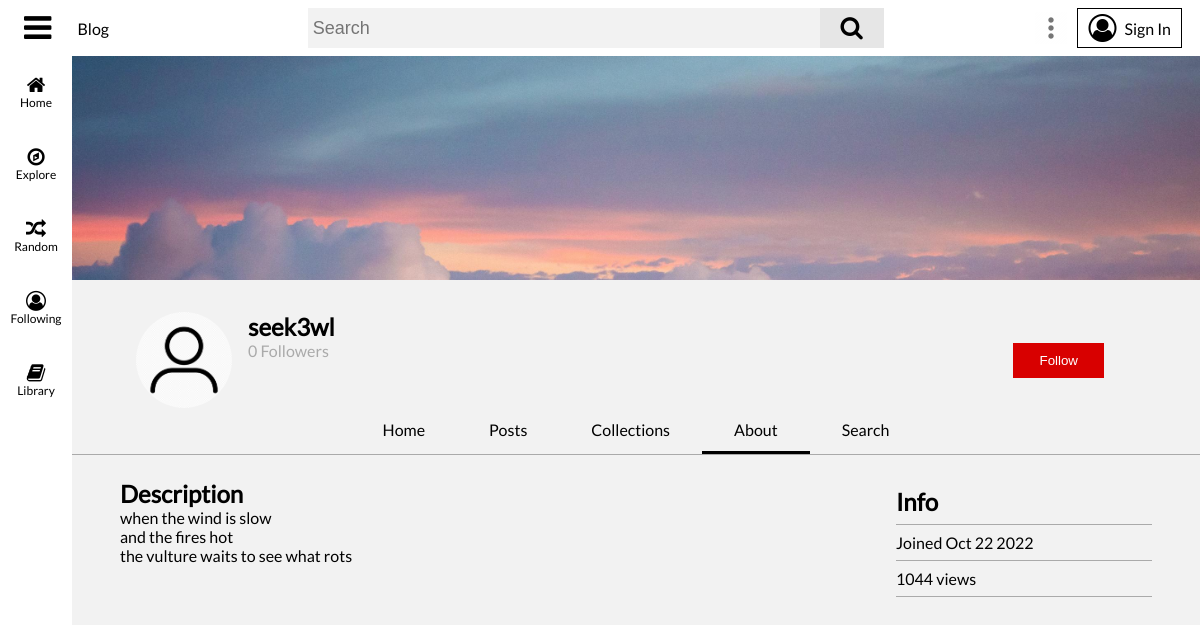
The page /user/seek3wl/about on the database its author committed.
### flaskblog/models.py (models this page shows, shortened)
class User(db.Model, UserMixin):
	id = db.Column(db.Integer, primary_key=True)
	username = db.Column(db.String(16), unique=True, nullable=False)
	email = db.Column(db.String(120), unique=True, nullable=False)
	image_file = db.Column(db.String(20), nullable=False, default='default.jpg')
	banner_image = db.Column(db.String(20), nullable=False, default='default_banner.jpg')
	description = db.Column(db.String(120), nullable=True)
	password = db.Column(db.String(60), nullable=False)
	security_question = db.Column(db.String(120), nullable=True)
	security_question_answer = db.Column(db.String(120), nullable=True)
	date_joined = db.Column(db.DateTime, default=datetime.utcnow, nullable=False)
	following = db.relationship('User', secondary=user_user_follow,
								primaryjoin=id == user_user_follow.c.follower_user_id,
								secondaryjoin=id == user_user_follow.c.following_user_id,
								backref='followers')
	media_uploads = db.relationship('Media', backref='uploader', lazy=True)
	posts_cached = db.relationship('PostCache', backref='cache_author', lazy=True)
	posts = db.relationship('Post', backref='author', lazy=True)
	posts_viewed = db.relationship('Post', secondary=user_post_view, backref='viewers')
	posts_liked = db.relationship('Post', secondary=user_post_like, backref='post_likers')
	posts_disliked = db.relationship('Post', secondary=user_post_dislike, backref='post_dislikers')
	featured_post_id = db.Column(db.Integer, nullable=True)
	comments = db.relationship('Comment', backref='author', lazy=True)
	comments_liked = db.relationship('Comment', secondary=user_comment_like, backref='comment_likers')
	comments_disliked = db.relationship('Comment', secondary=user_comment_dislike, backref='comment_dislikers')
	collections = db.relationship('Collection', backref='author', lazy=True)

### flaskblog/users/routes.py (the view, shortened to what this page needs)
@users.route('/user/<string:username>/about', methods=["GET", "POST"])
def user_about(username):
	form = None
	user = User.query.filter_by(username=username).first_or_404()
	if request.method == "GET":
		user_followed = False
		if current_user.is_authenticated:
			form = UpdateDescriptionForm()
			if user in current_user.following:
				user_followed = True
		user_date_joined = user.date_joined.strftime("%b %d %Y")
		user_total_views = 0
		for post in user.posts:
			user_total_views += post.views
		return render_template('user_about.html', title=username, user=user, user_followed=user_followed,
							   user_date_joined=user_date_joined, user_total_views=user_total_views, form=form)

### flaskblog/main/forms.py
class SearchForm(FlaskForm):
    searched = SearchField(validators=[DataRequired()])

### flaskblog/main/routes.py (called while the page is built)
@main.app_context_processor
def inject_template_globals():
	if current_user.is_authenticated:
		image_file_2 = current_user.image_file
	else:
		image_file_2 = 'default.jpg'
	has_post_cache = False
	if current_user.is_authenticated:
		if PostCache.query.filter_by(user_id=current_user.id):
			has_post_cache = True
	return dict(image_file=url_for('static', filename=f'images/profile_pics/{image_file_2}'), SearchForm=SearchForm(),
				has_post_cache=has_post_cache)

### flaskblog/templates/user_about.html
{% extends 'base.html' %}
{% block body %}
	<div id="main-body-nm">
		<div id="user-page-header">
			<img id="user-page-header-background" src="{{ url_for('static', filename='images/banners/' + user.banner_image) }}">
			<div id="user-page-header-info">
				<div style="display: flex;">
					<img class="followed-user-img" height="96" width="96" draggable="false" src="{{ url_for('static', filename='images/profile_pics/' + user.image_file) }}">
					<div id="user-page-header-info-info">
						<h2>{{ user.username }}</h2>
						<span class="text-muted">{{ length(user.followers) }} Followers</span>
					</div>
				</div>
				<div>
					{% if current_user.is_authenticated %}
						{% if current_user != user %}
							{% if user_followed %}
								<button class="following-button" style="margin-right: 32px;">Following</button>
							{% else %}
								<button class="follow-button" style="margin-right: 32px;">Follow</button>
							{% endif %}
						{% endif %}
					{% else %}
						<a href="{{ url_for('users.signin', next=url_for('users.user_page', username=user.username)|unquote) }}">
							<button class="follow-button" style="margin-right: 32px;">Follow</button>
						</a>
					{% endif %}
				</div>
			</div>
			<div id="user-page-nav-container">
				<nav id="user-page-nav">
					<div class="user-page-nav-item" onclick="redirect(`{{ url_for('users.user_page', username=user.username) }}`)">
						Home
					</div>
					<div class="user-page-nav-item" onclick="redirect(`{{ url_for('users.user_posts', username=user.username) }}`)">
						Posts
					</div>
					<div class="user-page-nav-item" onclick="redirect(`{{ url_for('users.user_collections', username=user.username) }}`)">
						Collections
					</div>
					<div class="user-page-nav-item-selected">
						About
					</div>
					<div class="user-page-nav-item">
						Search
					</div>
				</nav>
			</div>
			<div id="user-page-body" style="flex-direction: row; gap: 64px;">
				<div id="user-description-container">
					{% if current_user == user %}
						{% if user.description %}
							<h2>Description</h2>
							<p id="user-description" style="display: block;">{{ user.description }}</p>
							<button id="edit-description-button" type="button" onclick="edit_description_toggle()" style="display: block;">Edit Description</button>
							<form id="user-description-form" method="POST" style="display: none;">
								{{ form.hidden_tag() }}
								{{ form.description(id="user-description-textarea", placeholder="Enter a description about yourself...") }}
								<script type="text/javascript">
									document.querySelector("#user-description-textarea").value = `{{ user.description }}`
								</script>
								<div style="display: flex;">
									<button id="user-description-cancel" type="button" onclick="edit_description_toggle()">Cancel</button>
									{{ form.submit(id="user-description-submit", type="submit") }}
								</div>
							</form>
						{% else %}
							<h2>Description</h2>
							<form id="user-description-form" method="POST">
								{{ form.hidden_tag() }}
								{{ form.description(id="user-description-textarea", placeholder="Enter a description about yourself...") }}
								{{ form.submit(id="user-description-submit", type="submit") }}
							</form>
						{% endif %}
					{% else %}
						{% if user.description %}
							<h2>Description</h2>
							<p id="user-description">{{ user.description }}</p>
						{% else %}
							<h2>Description</h2>
						{% endif %}
					{% endif %}
				</div>
				<div>
					<div id="user-info">
						<h2>Info</h2>
						<p>Joined {{ user_date_joined }}</p>
						<p>{{ user_total_views }} views</p>
					</div>
				</div>
			</div>
		</div>
	</div>
{% endblock body %}

### flaskblog/static/main.css (style rules this page uses)
[data-theme="light"] { --primary-color: #f2f2f2; --secondary-color: #f00; --primary-color-header: #fff; --secondary-color-header: #000; --search-box: #f2f2f2; --search-box-icon: #e6e6e6; --side-menu-color: #e6e6e6; --primary-text: #000; --primary-icon: #000; }
.text-muted { color: #aaa; }
body { margin: 0; padding: 0; background-color: var(--primary-color); font-family: 'Lato', sans-serif; }
p, h1, h2, h3, h4, h5, h6, span { color: var(--primary-text); margin: 0px; padding: 0px; }
a { color: #3ea6ff margin: 0; padding: 0; }
button { cursor: pointer; margin: 0; padding: 0; }
#main-body-nm { display: flex; flex-direction: column; padding: 56px 0 0 72px; }
.followed-user-img { border-radius: 80px; }
#user-page-header { display: flex; flex-direction: column; }
#user-page-header-background { height: 224px; width: 100%; object-fit: cover; object-position: 100% 0; }
#user-page-header-info { display: flex; justify-content: space-between; align-items: center; padding: 32px 64px 0; }
#user-page-header-info-info { display: flex; flex-direction: column; margin-left: 16px; color: var(--primary-text); }
#user-page-nav-container { display: flex; flex-direction: column; align-items: center; width: 100%; color: #aaa; border-bottom: 1px groove #aaa; }
#user-page-nav { display: flex; }
.user-page-nav-item { color: var(--primary-text); cursor: pointer; padding: 12px 32px; background-color: transparent; }
.user-page-nav-item-selected { color: var(--primary-text); cursor: pointer; padding: 12px 32px; background-color: transparent; border-bottom: 3px solid var(--primary-text); }
#user-page-body { display: flex; flex-direction: column; padding: 24px 48px 0; }
#user-description-container { height: 256px; width: 75%; }
#user-description { white-space: pre-line; }
#user-info { display: flex; flex-direction: column; width: 256px; }
#user-info > * { padding: 8px 0; border-bottom: 1px groove #aaa; }
.follow-button { color: #fff; padding: 8px 24px; background-color: #d80000; border: 2px solid #d80000; }

### rows shown on the page
User: banner_image (placeholder picture), image_file (placeholder picture), username "seek3wl", description "when the wind is slow and the fires hot the vulture waits to see what rots"

### other values the page prints
{{ length(user.followers) }} "0"
{{ user_date_joined }} "Oct 22 2022"
{{ user_total_views }} "1044"
